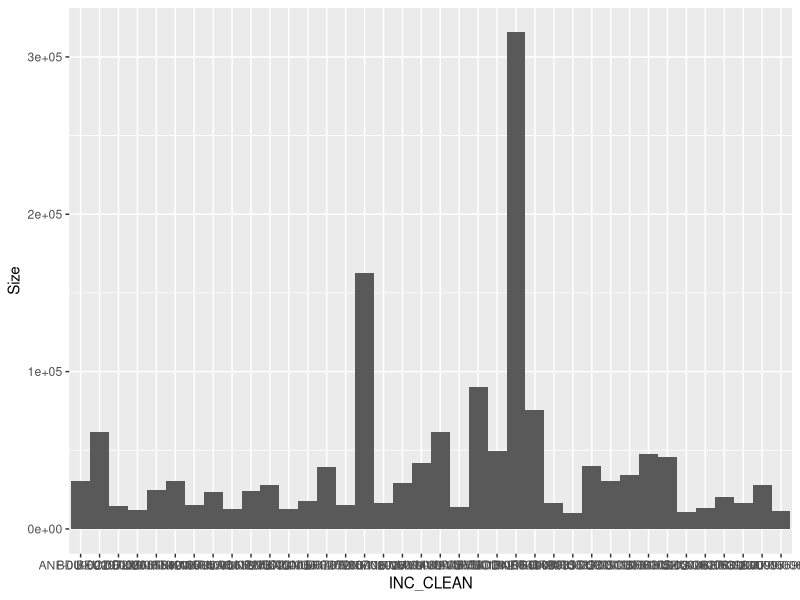

R code for this plot: (Note: this script raises an error after producing the figure.)
## ---- chunk 1
knitr::opts_chunk$set(warning=FALSE, message=FALSE)
## ---- chunk 2
library(tidyverse)
library(stringr)
library(gtools)  #used for smartbind() function
## ---- chunk 3
#import data
ics_209 <- read.csv("data/ICS_209_reports.csv", header = TRUE, stringsAsFactors = FALSE)
head(ics_209)

ics_209 <- ics_209 %>% 
      ##filter and clean all data
      filter(Incident.Name != "Incident Name") %>%  #remove header rows from sheet 
      map_dfr(str_trim) %>%     #trim all the white space
      #as.data.frame() %>%   #for old way I mapped trimming white space, ignore
      filter(Incident.Number != "") %>% #remove rows without incident numbers
      filter(!str_detect(Incident.Number, "^HI")) %>% #remove Hawaii data
      filter(Latitude != "") %>% #remove duplicate rows with personnel names
      ##format rows
      transform(Start.Date = as.Date(Start.Date, format = "%m/%d/%Y")) %>% 
      transform(Controlled.Date = as.Date(Controlled.Date, format = "%m/%d/%Y")) %>% 
      transform(Costs = as.numeric(gsub("[\\$,]", "", Costs))) %>%
      transform(Size = as.numeric(gsub("[\\ACRES,]", "", Size))) %>% 
      ##cleaning incident number col
      transform(Incident.Number = gsub(" ", "-", Incident.Number)) %>% #substitute white space for dash
      transform(Incident.Number = gsub("--", "-", Incident.Number)) %>% #remove any double dash instances
      transform(Incident.Number = gsub("CA-","", Incident.Number)) %>% #remove CAs from incident num.
      #transform(Incident.Number = gsub("^([A-Z]{3})([0-9]+)$", "-", Incident.Number)) %>%  #add dash ids (not working)
      mutate(unit = str_extract(Incident.Number, "[A-Z]+")) %>%  #extract unit from incident num.
      mutate(inc.num = str_extract(Incident.Number, "[^-]+$")) %>% #extract unit numbers
      transform(inc.num = formatC(as.numeric(inc.num), width = 8, format = "d", flag = "0")) %>% #pad to 8 digits
      mutate(INC_CLEAN = paste0(unit, "-", inc.num)) %>% #merge cleaned numbers 
      #add year column
      mutate(year = str_extract(Start.Date, "[^-]+"))
## ---- chunk 4
# Import and clean alex data IDs
GIS <- read.csv("data/all_fire_data.csv") %>% filter(YEAR_ > 2000 & YEAR_ < 2014) %>% 
  unite("inc", UNIT_ID, INC_NUM, sep = "-") %>% 
  mutate(INC_CLEAN = gsub(" ", "", inc))
## ---- chunk 5
# Join datasets and filter to greater than 10,000 acres
fire_data_joined <- left_join(GIS, ics_209, by = "INC_CLEAN") %>% 
  filter(!is.na(year), GIS_ACRES > 10000) 
## ---- chunk 6
# Create test dataframe to compare join success
fire_data_joined %>% 
  select(INC_CLEAN,YEAR_, year, GIS_ACRES, Size, FIRE_NAME, Incident.Name, Structures.Destroyed, Costs) 
## ---- chunk 7
ggplot(fire_data_joined, aes(x = INC_CLEAN, y = Size)) +
  geom_bar(stat = "identity", width = 1)
## ---- chunk 8
join_only_gis <- left_join(GIS, ics_209, by = "INC_CLEAN") %>% 
  filter(is.na(year)) %>% 
  rename(Size = GIS_ACRES, year = YEAR_, Incident.Name = FIRE_NAME, Start.Date = ALARM_DATE)

join_only_ics <- left_join(ics_209, GIS, by = "INC_CLEAN") %>% 
  filter(is.na(YEAR_)) %>% 
  transform(Costs = as.numeric(Costs)) %>%
  transform(Size = as.numeric(Size)) 

full <- smartbind(join_only_gis, join_only_ics) %>% 
  select(year, Size, Incident.Name, Start.Date, INC_CLEAN, inc, OBJECTID, Structures.Destroyed, Costs) %>% 
  transform(Size = as.numeric(Size)) %>% 
  transform(Costs = as.numeric(Costs)) %>% 
  transform(Structures.Destroyed = as.integer(Structures.Destroyed)) %>% 
  filter(Size > 10000) 

head(full)
## ---- chunk 9
#TBD
## ---- chunk 10
shape <- read.csv("data/fires_millie.csv") 
head(shape)
## ---- chunk 11
#need to remove duplicates from new shape data

head(shape)
#counting instances of duplicates by FIRE_NAME
n_occur <- data.frame(table(shape$FIRE_NAME))
n_occur[n_occur$Freq > 1,]
#Looks like 15 fires in the data set have some form of duplicate

duplicates <- shape[shape$FIRE_NAME %in% n_occur$Var1[n_occur$Freq > 1],]
duplicates
# One true duplicate, Ranch fire is listed twice. Thinking about making Fire_Name = "Fire_Name + _YEAR" so each fire has a unique name. Testing with just the duplicates first 

duplicates$Fire_ID <- paste(duplicates$FIRE_NAME, as.character(duplicates$YEAR))
duplicates

#applying this to the shape df
shape$FIRE_ID <- paste(shape$FIRE_NAME, as.character(shape$YEAR))
head(shape)

#Double checking for repeats
n_occur2 <- data.frame(table(shape$FIRE_ID))
n_occur2[n_occur2$Freq > 1,]
shape[shape$FIRE_ID %in% n_occur2$Var1[n_occur2$Freq > 1],]
#how best to remove remaining duplicates? 
shape
shape_sub <- subset(shape, GIS_ACRES != 281790.88)
shape_sub
